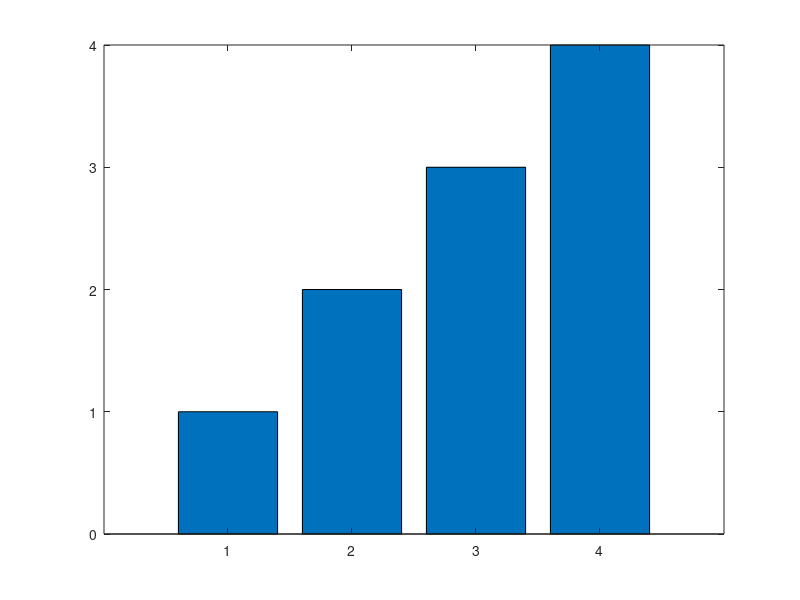
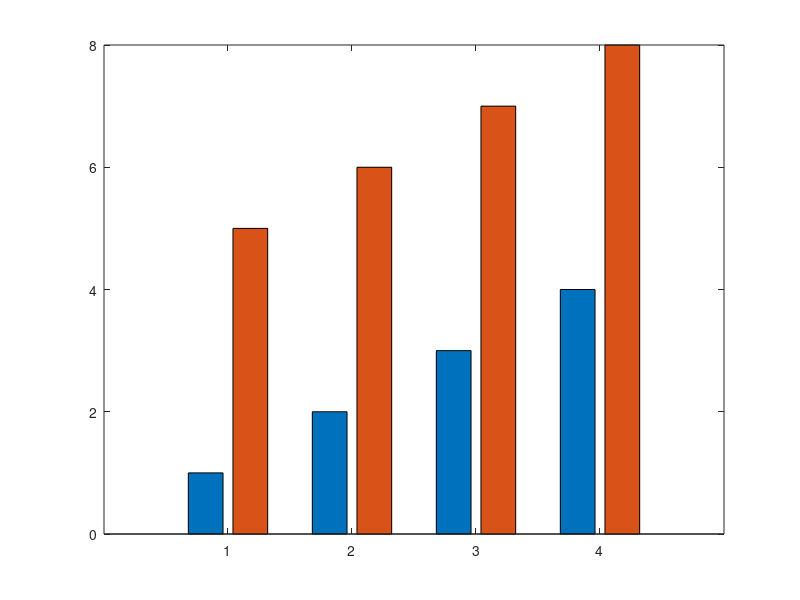
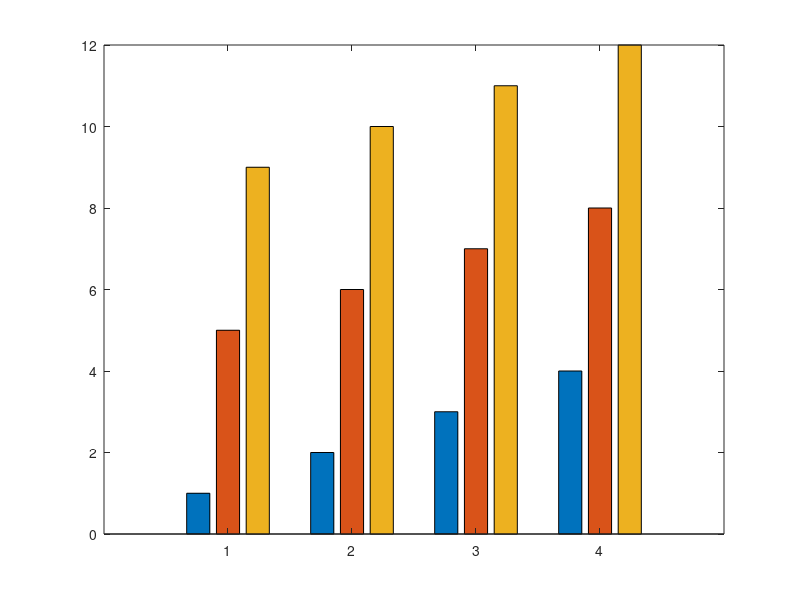
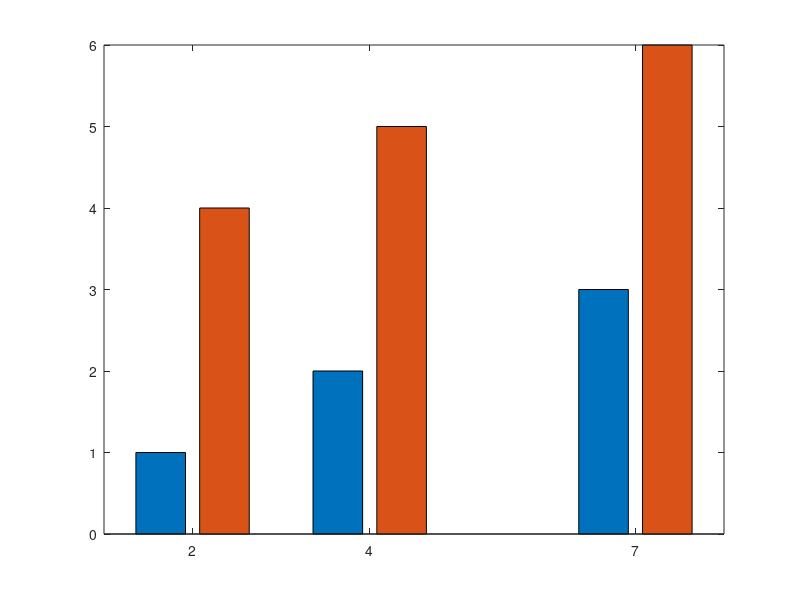

MATLAB code to generate these figures, in order: (Note: this script raises an error after producing the figures.)
function summary=runM52GroupedBarTests(outputDirectory)
%RUNM52GROUPEDBARTESTS Validate grouped bars with synthetic figures.
    root=fileparts(fileparts(mfilename('fullpath')));addpath(fullfile(root,'src'));
    if nargin<1,outputDirectory=fullfile(root,'.audit','m52-grouped-bars');end
    ensureDirectory(outputDirectory);
    cases={ ...
        'B01_single_grouped_bar',@b01; 'B02_two_series',@b02; ...
        'B03_three_series',@b03; 'B04_explicit_categories',@b04; ...
        'B05_custom_ticks',@b05; 'B06_legend_order',@b06; ...
        'B07_face_color',@b07; 'B08_edge_color',@b08; ...
        'B09_line_style',@b09; 'B10_bar_width',@b10; ...
        'B11_baseline',@b11; 'B12_mixed_sign',@b12; ...
        'B13_multi_axes',@b13; 'B14_four_axes_layout',@b14; ...
        'B15_profile_single',@b15; ...
        'B16_profile_double',@b16; ...
        'B17_json_replay',@b17; 'B18_deterministic_repeat',@b18; ...
        'B19_figure_lifecycle',@b19; 'B20_stacked_rejected',@b20; ...
        'B21_horizontal_rejected',@b21; 'B22_arbitrary_hggroup',@b22; ...
        'B23_boxplot_compound',@b23; 'B24_figure_set',@b24; ...
        'B25_synthetic_overview',@syntheticOverview; 'B26_synthetic_four_panel',@syntheticFourPanel; ...
        'BNC3_rectangle_patch',@bnc3; 'BNC7_flat_color',@bnc7; ...
        'BNC8_modern_no_fallback',@bnc8; 'BNC10_existing_semantics',@bnc10};
    rows=cell(size(cases,1),4);failures=0;
    for k=1:size(cases,1)
        try,caseDetail=cases{k,2}();status='PASS';
        catch err,status='FAIL';failures=failures+1;caseDetail=sprintf('%s: %s',err.identifier,oneLine(err.message));end
        rows(k,:)={cases{k,1},status,caseDetail,'M5.2'};
    end
    resultPath=fullfile(outputDirectory,'m52-results.tsv');writeRows(resultPath,rows);
    summary=struct('failures',failures,'tests',size(rows,1),'resultPath',resultPath);
    if failures,fprintf(2,'M5.2 diagnostics from %s:\n%s',resultPath,fileread(resultPath));error('M2T:M52GroupedBarTestsFailed','%d M5.2 tests failed.',failures);end

    function detail=b01()
        [f,a,c]=barFigure(1);ir=read(f);s=ir.axes{1}.series{1};assertBar(s,1,1);r=compile(f,'B01');detail=sprintf('single vertical grouped series compiled in %.3fs',r.timings.total);clear c;
    end
    function detail=basic(count,name)
        [f,~,c]=barFigure(count);ir=read(f);assert(numel(ir.axes{1}.series)==count);for i=1:count,assertBar(ir.axes{1}.series{i},i,count);end;compile(f,name);detail=sprintf('%d semantic series compiled',count);clear c;
    end
    function detail=b02(),detail=basic(2,'B02');end
    function detail=b03(),detail=basic(3,'B03');end
    function detail=b04()
        [f,a,c]=barFigure(2,[2 4 7]);ir=read(f);assert(isequal(ir.axes{1}.series{1}.categories,[2 4 7]));compile(f,'B04');detail='numeric categories preserved';clear c;
    end
    function detail=b05()
        [f,a,c]=barFigure(2,[2 4 7]);set(a,'XTick',[2 4 7],'XTickLabel',{'low','mid','high'});ir=read(f);assert(isequal(ir.axes{1}.xticks.values,[2 4 7]));compile(f,'B05');detail='tick positions and labels preserved';clear c;
    end
    function detail=b06()
        [f,a,c,b]=barFigure(2);set(b(1),'DisplayName','Measured');set(b(2),'DisplayName','Reference');legend(a,'show');ir=read(f);assert(strcmp(ir.axes{1}.legend.entries{1}.text.value,'Measured'));assert(strcmp(ir.axes{1}.legend.entries{2}.text.value,'Reference'));r=compile(f,'B06');tex=fileread(r.texPath);assert(contains(tex,'area legend'));detail='ordered entries use filled-area legend samples';clear c;
    end
    function detail=b07()
        [f,~,c,b]=barFigure(2);set(b(1),'FaceColor',[.1 .4 .8]);s=read(f).axes{1}.series{1};assert(max(abs(s.faceColor-[.1 .4 .8]))<1e-12);compile(f,'B07');detail='constant RGB face preserved';clear c;
    end
    function detail=b08()
        [f,~,c,b]=barFigure(2);set(b(1),'EdgeColor',[.2 .3 .4]);set(b(2),'EdgeColor','none');ir=read(f);assert(ir.axes{1}.series{1}.edgeVisible&&~ir.axes{1}.series{2}.edgeVisible);compile(f,'B08');detail='constant and none edge modes preserved';clear c;
    end
    function detail=b09()
        [f,~,c,b]=barFigure(2);set(b(1),'LineWidth',1.25,'LineStyle','--');s=read(f).axes{1}.series{1};assert(s.lineWidth==1.25&&strcmp(s.lineStyle,'dashed'));compile(f,'B09');detail='edge width/style preserved';clear c;
    end
    function detail=b10()
        [f,~,c]=barFigure(3,[],.5);ir=read(f);assert(all(cellfun(@(s)s.barWidth==.5,ir.axes{1}.series)));compile(f,'B10');detail='bar width and grouped offsets preserved';clear c;
    end
    function detail=b11()
        [f,~,c,b]=barFigure(2);for i=1:numel(b),set(b(i),'BaseValue',1);end;ir=read(f);assert(all(cellfun(@(s)s.baseline==1,ir.axes{1}.series)));compile(f,'B11');detail='custom baseline preserved';clear c;
    end
    function detail=b12()
        f=figure('Visible','off');c=onCleanup(@()close(f));a=axes('Parent',f);bar(a,[-2 3;1 -1],'grouped');ir=read(f);assert(any(ir.axes{1}.series{1}.values<0));compile(f,'B12');detail='mixed-sign bars preserve zero crossing';clear c;
    end
    function result13=b13()
        f=figure('Visible','off');c=onCleanup(@()close(f));for panelIndex=1:2,a=subplot(1,2,panelIndex,'Parent',f);bar(a,[1 2;3 4],'grouped');end;ir=read(f);assert(numel(ir.axes)==2&&all(cellfun(@(a)numel(a.series)==2,ir.axes)));compile(f,'B13');result13='two axes retain independent bar groups';clear c;
    end
    function detail=b14()
        [f,c]=fourPanel();ir=read(f);assert(numel(ir.axes)==4&&all(cellfun(@(a)numel(a.series)==4,ir.axes)));compile(f,'B14');detail='four axes x four semantic series compiled';clear c;
    end
    function detail=profile(width,name)
        [f,~,c]=barFigure(4);r=compile(f,name,'Profile','publication','Width',width);assert(strcmp(r.profile.width,width));detail=[width ' profile compiled'];clear c;
    end
    function detail=b15(),detail=profile('single-column','B15');end
    function detail=b16(),detail=profile('double-column','B16');end
    function detail=b17()
        [f,~,c]=barFigure(3);ir=read(f);decoded=m2t2.ir.fromJson(jsonencode(ir));assert(strcmp(m2t2.render.renderPgfplots(ir,true),m2t2.render.renderPgfplots(decoded,true)));detail='JSON replay produces identical TeX';clear c;
    end
    function detail=b18()
        [f,~,c]=barFigure(3);a=read(f);b=read(f);assert(strcmp(jsonencode(a),jsonencode(b)));assert(strcmp(m2t2.render.renderPgfplots(a,true),m2t2.render.renderPgfplots(b,true)));detail='IR and TeX byte-identical in process';clear c;
    end
    function detail=b19()
        [f,a,c,b]=barFigure(2);before={f.Visible,a.Position,a.XLim,a.YLim,b(1).XData,b(1).YData,b(1).BarWidth,b(1).BaseValue,b(1).FaceColor,b(1).EdgeColor};read(f);after={f.Visible,a.Position,a.XLim,a.YLim,b(1).XData,b(1).YData,b(1).BarWidth,b(1).BaseValue,b(1).FaceColor,b(1).EdgeColor};assert(isgraphics(f)&&isequal(before,after));detail='caller figure, axes, values, and styles unchanged';clear c;
    end
    function detail=b20()
        f=figure('Visible','off');c=onCleanup(@()close(f));bar(axes('Parent',f),[1 2;3 4],'stacked');expect(@()read(f),'M2T2:E018:UnsupportedBarMode','stacked');detail='stacked mode precisely rejected';clear c;
    end
    function detail=b21()
        f=figure('Visible','off');c=onCleanup(@()close(f));barh(axes('Parent',f),[1 2;3 4],'grouped');expect(@()read(f),'M2T2:E019:UnsupportedBarOrientation','');detail='horizontal mode precisely rejected';clear c;
    end
    function detail=b22()
        [f,a,c]=lineFigure();g=hggroup('Parent',a);patch('Parent',g,'XData',[0 1 1 0],'YData',[0 0 1 1]);expect(@()read(f),'M2T2:E001:UnsupportedObject','hggroup');detail='patch-owning arbitrary hggroup remains unsupported';clear c;
    end
    function detail=b23()
        [f,a,c]=lineFigure();g=hggroup('Parent',a);patch('Parent',g,'XData',[.8 1.2 1.2 .8],'YData',[1 1 3 3]);line('Parent',g,'XData',[.8 1.2],'YData',[2 2]);expect(@()read(f),'M2T2:E001:UnsupportedObject','hggroup');detail='box-like patch/line compound is not a bar';clear c;
    end
    function detail=b24()
        [b,~,cb]=barFigure(2);[l,al,cl]=lineFigure();text(al,2,4,'note');[p,cp]=fourPanel();entries=struct('figure',{b,l,p},'name',{'bar','annotation','four-panel'});dir=fullfile(outputDirectory,'B24-set');r=m2t.exportSet(entries,dir,'Overwrite',true,'ContinueOnError',true);assert(r.success&&r.summary.succeeded==3);first=fileread(r.manifestPath);r=m2t.exportSet(entries,dir,'Overwrite',true,'ContinueOnError',true);assert(r.success&&strcmp(first,fileread(r.manifestPath)));detail='mixed line/annotation/bar set and manifest deterministic';clear cb cl cp;
    end
    function detail=syntheticOverview()
        f=figure('Visible','off');c=onCleanup(@()close(f));a=axes('Parent',f);x=1:5;y=[1 2 3 4;2 3 4 5;3 4 5 4;4 5 4 3;5 4 3 2];b=bar(a,x,y,.5,'grouped');names={'Series A','Series B','Series C','Series D'};for i=1:4,set(b(i),'DisplayName',names{i});end;set(a,'XTick',x,'XTickLabel',arrayfun(@num2str,x,'UniformOutput',false),'YGrid','on');legend(a,'show');compile(f,'synthetic-overview');ir=read(f);assert(numel(ir.axes{1}.series)==4&&isequal(ir.axes{1}.series{4}.values,y(:,4)'));detail='4 semantic series x 5 categories compiled';clear c;
    end
    function detail=syntheticFourPanel()
        [f,c]=fourPanel();compile(f,'synthetic-four-panel','Profile','publication','Width','double-column');ir=read(f);assert(numel(ir.axes)==4&&all(cellfun(@(a)numel(a.series)==4,ir.axes)));detail='four panels x 4 semantic series compiled';clear c;
    end
    function detail=bnc3()
        [f,a,c]=lineFigure();patch(a,[1 2 2 1],[1 1 2 2],[.5 .5 .5]);expect(@()read(f),'M2T2:E001:UnsupportedObject','patch');detail='rectangle patch remains unsupported';clear c;
    end
    function detail=bnc7()
        [f,~,c,b]=barFigure(2);set(b(1),'FaceColor','flat');expect(@()read(f),'M2T2:E021:UnsupportedBarColorMode','FaceColor');detail='per-category flat color not flattened';clear c;
    end
    function detail=bnc8()
        f=figure('Visible','off');c=onCleanup(@()close(f));bar(axes('Parent',f),[1 2;3 4],'stacked');r=m2t.export(f,fullfile(outputDirectory,'BNC8'),'Overwrite',true);assert(~r.success&&strcmp(r.status,'unsupported')&&contains(r.diagnostics(1).code,'E018'));assert(exist(r.texPath,'file')~=2);detail='unsupported mode neither legacy- nor screenshot-falls back';clear c;
    end
    function detail=bnc10()
        [f,a,c]=lineFigure();text(a,2,4,'annotation');ir=read(f);assert(strcmp(ir.axes{1}.series{1}.kind,'m2t2.line')&&strcmp(ir.annotations{1}.kind,'m2t2.textannotation'));detail='line and annotation semantics unchanged';clear c;
    end
    function r=compile(f,name,varargin)
        dir=fullfile(outputDirectory,name);ensureDirectory(dir);r=m2t.export(f,fullfile(dir,'figure'),'Overwrite',true,varargin{:});if ~r.success,error('M2T:M52ExportFailed','%s',diagnostic(r));end;info=dirInfo(r.pdfPath);assert(exist(r.pdfPath,'file')==2&&info.bytes>0);
    end
end

function [f,a,c,b]=barFigure(count,categories,width)
    if nargin<2||isempty(categories),categories=1:4;end;if nargin<3,width=.8;end
    f=figure('Visible','off');c=onCleanup(@()close(f));a=axes('Parent',f);values=reshape(1:(numel(categories)*count),numel(categories),count);b=bar(a,categories,values,width,'grouped');
end
function [f,c]=fourPanel()
    f=figure('Visible','off');c=onCleanup(@()close(f));x=0:5;
    for k=1:4,a=subplot(4,1,k,'Parent',f);y=reshape(1:24,6,4)+k;bars=bar(a,x,y,.5,'grouped');set(a,'XTick',x,'YGrid','on');if k==1,for s=1:4,set(bars(s),'DisplayName',sprintf('series-%d',s));end;legend(a,'show');end,end
end
function [f,a,c]=lineFigure(),f=figure('Visible','off');c=onCleanup(@()close(f));a=axes('Parent',f);plot(a,1:3,[1 4 9]);end
function ir=read(f),ir=m2t2.reader.readFigure(f);end
function assertBar(s,index,count),assert(strcmp(s.kind,'m2t2.bar')&&strcmp(s.mode,'grouped')&&strcmp(s.orientation,'vertical')&&s.groupIndex==index&&s.groupCount==count&&strcmp(s.owner.kind,'axes'));end
function expect(action,id,fragment),try,action();catch err,assert(strcmp(err.identifier,id));assert(isempty(fragment)||contains(err.message,fragment));return;end;error('M2T2:ExpectedFailureMissing','Expected %s.',id);end
function value=diagnostic(r),if isempty(r.diagnostics),value=r.status;else,value=r.diagnostics(1).message;end,end
function info=dirInfo(path),info=dir(path);end
function ensureDirectory(path),if exist(path,'dir')~=7,mkdir(path);end,end
function writeRows(path,rows),fid=fopen(path,'w');c=onCleanup(@()fclose(fid));fprintf(fid,'case\tstatus\tdetail\tlayer\n');for k=1:size(rows,1),fprintf(fid,'%s\t%s\t%s\t%s\n',rows{k,:});end;clear c;end
function value=oneLine(value),value=strrep(strrep(value,sprintf('\r'),' '),sprintf('\n'),' ');end
